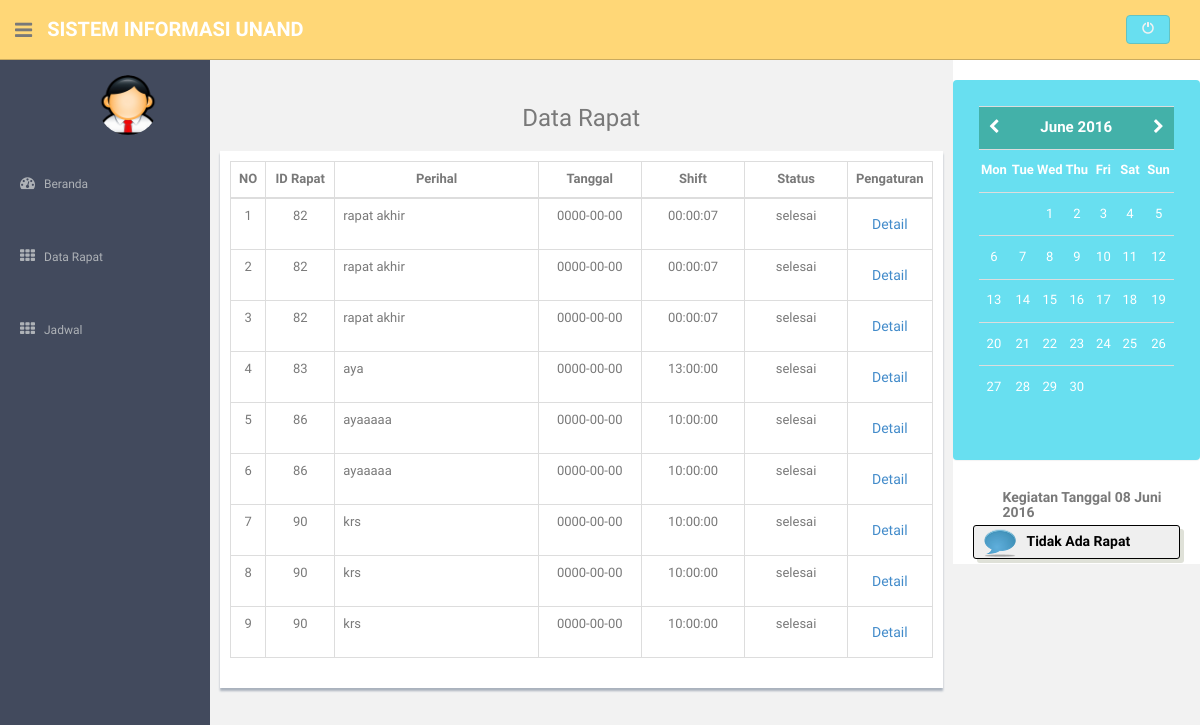
Page /index.php/dosen/datarapat on the committed database.
### tables this page shows
CREATE TABLE IF NOT EXISTS `datarapat` (
`id_datarapat` int(11) NOT NULL,
  `id_rapat` int(11) NOT NULL,
  `id_user` int(11) NOT NULL
);

CREATE TABLE IF NOT EXISTS `rapat` (
`id_rapat` int(11) NOT NULL,
  `perihal` text NOT NULL,
  `status` varchar(10) NOT NULL,
  `tanggal` date NOT NULL,
  `hari` varchar(10) NOT NULL,
  `shift` time NOT NULL,
  `keterangan` text NOT NULL,
  `hasil` text NOT NULL,
  `undangan` text NOT NULL
);

### application/controllers/dosen.php (called while the page is built, shortened)
<?php
class Dosen extends CI_Controller
{
	public function __construct()
	{
		$this->load->model('masuk');
		$this->load->helper('form');
		$this->load->library('form_validation');
		$this->load->model('datarapat');
		$this->load->model('pengaturan');
		$this->load->model('jadwalkosong');
		$this->load->model('evencal_model', 'evencal');
		$this->load->library('calendar', $this->_setting());
	}
	public function datarapat()
	{
		$user = $this->session->userdata('nip');
		$year = null; $month = null; $day = null;
		$year  = (empty($year) || !is_numeric($year))?  date('Y') :  $year;
		$month = (is_numeric($month) &&  $month > 0 && $month < 13)? $month : date('m');
		$day   = (is_numeric($day) &&  $day > 0 && $day < 31)?  $day : date('d');
		$date      = $this->evencal->getDateEvent($year, $month, $user);
		$cur_event = $this->evencal->getEvent($year, $month, $day, $user);
		$data      = array(
						'notes' => $this->calendar->generate($year, $month, $date),
						'year'  => $year,
						'mon'   => $month,
						'month' => $this->_month($month),
						'day'   => $day,
						'events'=> $cur_event
					);
		$data['tabel'] = $this->datarapat->rapatdosen($user);
		if ($data)
		{
			$this->load->view('dosen/datarapat',$data);
		}
		else
		{
			$this->load->view('dosen/datarapat',$data);
		}
	}
	function _month($month){
		$month = (int) $month;
		switch($month){
			case 6 : $month = 'Juni'; Break;
		}
		return $month;
	}
	function _setting(){
		return array(
			'start_day' 		=> 'monday',
			'show_next_prev' 	=> true,
			'next_prev_url' 	=> site_url('dosen/index'),
			'month_type'   		=> 'long',
            'day_type'     		=> 'short',
			'template' 			=> '{table_open}<table class="date">{/table_open}
								   {heading_row_start}&nbsp;{/heading_row_start}
								   {heading_previous_cell}<caption><a href="{previous_url}" class="prev_date" title="Previous Month">&lt;&lt;Prev</a>{/heading_previous_cell}
								   {heading_title_cell}{heading}{/heading_title_cell}
								   {heading_next_cell}<a href="{next_url}" class="next_date"  title="Next Month">Next&gt;&gt;</a></caption>{/heading_next_cell}
								   {heading_row_end}<col class="weekday" span="5"><col class="weekend_sat"><col class="weekend_sun">{/heading_row_end}
								   {week_row_start}<thead><tr>{/week_row_start}
								   {week_day_cell}<th>{week_day}</th>{/week_day_cell}
								   {week_row_end}</tr></thead><tbody>{/week_row_end}
								   {cal_row_start}<tr>{/cal_row_start}
								   {cal_cell_start}<td>{/cal_cell_start}
								   {cal_cell_content}<div class="date_event detail" val="{day}"><span class="date">{day}</span><span class="event d{day}">{content}</span></div>{/cal_cell_content}
								   {cal_cell_content_today}<div class="active_date_event detail" val="{day}"><span class="date">{day}</span><span class="event d{day}">{content}</span></div>{/cal_cell_content_today}
								   {cal_cell_no_content}<div class="no_event detail" val="{day}"><span class="date">{day}</span><span class="event d{day}">&nbsp;</span></div>{/cal_cell_no_content}
								   {cal_cell_no_content_today}<div class="active_no_event detail" val="{day}"><span class="date">{day}</span><span class="event d{day}">&nbsp;</span></div>{/cal_cell_no_content_today}
								   {cal_cell_blank}&nbsp;{/cal_cell_blank}
								   {cal_cell_end}</td>{/cal_cell_end}
								   {cal_row_end}</tr>{/cal_row_end}
								   {table_close}</tbody></table>{/table_close}');
	}
}
?>

### index.php (called while the page is built, shortened)
<?php
require_once BASEPATH.'core/CodeIgniter.php';

### application/models/datarapat.php (called while the page is built, shortened)
<?php
class Datarapat extends CI_Model
{
	public function rapatdosen($nip)
	{
		$this->db->select('*');
		$this->db->from('datarapat');
		$this->db->join('rapat','rapat.id_rapat=datarapat.id_rapat','left');
		$this->db->like("id_user",$nip);
		return $this->db->get()->result_object();
	}
}
 ?>

### application/models/evencal_model.php (called while the page is built, shortened)
<?php if ( ! defined('BASEPATH')) exit('No direct script access allowed');
class Evencal_model extends CI_Model {
	function getDateEvent($year, $month, $user){
		$this->db->select('tanggal');
		$this->db->from('rapat');
		$this->db->join('datarapat','datarapat.id_rapat=rapat.id_rapat','left');
		$this->db->like("id_user",$user);
		$query = $this->db->get();
		if($query->num_rows() > 0){
			$data = array();
			return $data;
		}else{
			return false;
		}
	}
	function getEvent($year, $month, $day, $user){
		$day   = ($day < 10 && strlen($day) == 1)? "0$day" : $day;
		$year  = ($month < 10 && strlen($month) == 1) ? "$year-0$month-$day" : "$year-$month-$day";
		$tanggal = array('tanggal' => $year);
		$this->db->select('shift as time, perihal as event');
		$this->db->from('rapat');
		$this->db->join('datarapat','datarapat.id_rapat=rapat.id_rapat');
		$this->db->where("id_user",$user);
		$this->db->where($tanggal);
		$query = $this->db->get();
		if($query->num_rows() > 0){
			return $query->result_array();
		}else{
			return null;
		}
	}
}

### application/views/dosen/datarapat.php (the view, shortened to what this page needs)
<?php $this->load->view('master/headerdosen'); ?>
      <aside>
          <div id="sidebar"  class="nav-collapse ">
            <?php $this->load->view('master/navdosen'); ?>
          </div>
      </aside>
      <section id="main-content">
          <section class="wrapper">
              <div class="row">
                  <div class="col-lg-9">
                      <div class="row mt">
                        <div><h3><center>Data Rapat</center></h3></div>
                      </div>
                      <div class="row">
                        <div class="form-panel">
                            <table class="table table-bordered">
                          <thead>
                            <tr align="center">
                              <td width="3%"><b>NO</td>
                              <td width="10%"><b>ID Rapat</td>
                              <td width="30%"><b>Perihal</td>
                              <td width="15%"><b>Tanggal</td>
                              <td width="15%"><b>Shift</td>
                              <td width="15%"><b>Status</td>
                              <td><b>Pengaturan</td>
                            </tr>
                          </thead>
                          <tbody>
                          <?php if(empty($table)):?>
                            <?php
                              $no = 1;
                              foreach($tabel as $v):
                            ?>
                            <tr>
                              <td align="center"><?php echo $no; ?></td>
                              <td align="center"><?php echo $v->id_rapat; ?></td>
                              <td><?php echo $v->perihal; ?></td>
                              <td align="center"><?php echo $v->tanggal; ?></td>
                              <td align="center"><?php echo $v->shift; ?></td>
                              <td align="center"><?php echo $v->status; ?></td>
                              <td align="center"><a href="detilrapat/<?php echo $v->id_rapat; ?>" class="btn btn-mini">Detail</a></td>
                            </tr>
                            <?php
                                $no++;
                                endforeach;
                            ?>
                          <?php endif;?>
                          </tbody>
                          </table>
                        </div>
                      </div>
                  </div>
                  <div class="col-lg-3 ds">
                    <div class="row">
                        <?php $this->load->view('master/kalender'); ?>
                    </div>
                    <div class="row">
                         <div class="event_detail">
                              <h4 class="s_date">Kegiatan Tanggal <?php echo "$day $month $year";?></h4>
                              <div class="detail_event">
                                <?php
                                  if(isset($events)){
                                    $i = 1;
                                    foreach($events as $e){
                                     if($i % 2 == 0){
                                        echo '<div class="info1"><h4>'.$e['time'].'</h4><p>'.$e['event'].'</p></div>';
                                      }else{
                                        echo '<div class="info2"><h4>'.$e['time'].'</h4><p>'.$e['event'].'</p></div>';
                                      }
                                      $i++;
                                    }
                                  }else{
                                    echo '<div class="message"><h4>Tidak Ada Rapat</h4></div>';
                                  }
                                ?>
                              </div>
                            </div>
                       </div>
                  </div>
              </div><! --/row -->
          </section>
      </section>
<?php $this->load->view('master/footer'); ?>

### application/views/master/headerdosen.php (shortened to what this page needs)
<!DOCTYPE html>
<html lang="en">
  <head>
    <link href="<?php echo base_url('assets/css/bootstrap.css'); ?>" rel="stylesheet">
    <link href="<?php echo base_url('assets/font-awesome/css/font-awesome.css'); ?>" rel="stylesheet" />
    <link href="<?php echo base_url('assets/css/zabuto_calendar.css'); ?>" rel="stylesheet" />
    <link href="<?php echo base_url('assets/js/fullcalendar/bootstrap-fullcalendar.css'); ?>" rel="stylesheet" />
    <link rel="stylesheet" type="text/css" href="<?php echo base_url('assets/js/gritter/css/jquery.gritter.css'); ?>" />
    <link rel="stylesheet" type="text/css" href="<?php echo base_url('assets/lineicons/style.css'); ?>" />
    <link href="<?php echo base_url('assets/css/style.css'); ?>" rel="stylesheet">
    <link href="<?php echo base_url('assets/css/style-responsive.css'); ?>" rel="stylesheet">
    <link href="<?php echo base_url('assets/js/chart-master/Chart.js'); ?>" rel="stylesheet">
    <link rel="stylesheet" type="text/css" href="<?php echo base_url('assets/evencal/css/style.css')?>"/>
  <link rel="stylesheet" type="text/css" href="<?php echo base_url('assets/evencal/css/colorbox.css');?>"/>
    </head>
  <body>
  <section id="container" >
      <header class="header black-bg">
              <div class="sidebar-toggle-box">
                  <div class="fa fa-bars tooltips" data-placement="right" data-original-title="Toggle Navigation"></div>
              </div>
            <a href="<?php echo base_url('dosen') ?>" class="logo"><b>Sistem Informasi UNAND</b></a>
            <div class="top-menu">
              <ul class="nav pull-right top-menu">
                    <li><a class="logout" href="<?php echo base_url('logout') ?>"><i class="glyphicon glyphicon-off"></i></a></li>
              </ul>
            </div>
        </header>

### application/views/master/navdosen.php (shortened to what this page needs)
<ul class="sidebar-menu" id="nav-accordion">
                  <p class="centered"><a href="<?php echo base_url('dosen/profil') ?>"><img src="<?php echo base_url('assets/img/kajur.ico') ?>" class="img-circle" width="60"></a></p>
                  <li class="mt">
                      <a href="<?php echo base_url('dosen') ?>">
                          <i class="fa fa-dashboard"></i>
                          <span>Beranda</span>
                      </a>
                  </li>
                  <li class="mt">
                      <a href="<?php echo base_url('dosen/datarapat') ?>">
                          <i class="fa fa-th"></i>
                          <span>Data Rapat</span>
                      </a>
                  </li>
                  <li class="mt">
                      <a href="<?php echo base_url('dosen/jadwal') ?>">
                          <i class="fa fa-th"></i>
                          <span>Jadwal</span>
                      </a>
                  </li>
              </ul>

### application/views/master/kalender.php (shortened to what this page needs)
<div id="calendar" class="mb">
                            <div class="panel green-panel no-margin">
                                <div class="panel-body">
                                    <div id="my-calendar"></div>
                                </div>
                            </div>
                        </div>

### application/views/master/footer.php (shortened to what this page needs)
  </section>
  </body>
</html>

### assets/css/style.css (style rules this page uses)
body { color: #797979; background: #f2f2f2; font-family: 'Ruda', sans-serif; padding: 0px !important; margin: 0px !important; font-size:13px; }
ul li { list-style: none; }
a, a:hover, a:focus { text-decoration: none; outline: none; }
#container { width: 100%; height: 100%; }
.centered { text-align: center; }
.mt { margin-top: 25px; }
.mb { margin-bottom: 25px; }
.no-margin { margin: 0 !important; }
ul.top-menu > li > .logout { color: #f2f2f2; font-size: 12px; border-radius: 4px; -webkit-border-radius: 4px; border: 1px solid #64c3c2 !important; padding: 5px 15px; margin-right: 15px; background: #68dff0; margin-top: 15px; }
#sidebar { width: 210px; height: 100%; position: fixed; background: #424a5d; }
#sidebar ul li { position: relative; }
ul.sidebar-menu , ul.sidebar-menu li ul.sub { margin: -2px 0 0; padding: 0; }
ul.sidebar-menu { margin-top: 75px; }
ul.sidebar-menu li { margin-bottom: 5px; margin-left:10px; margin-right:10px; }
ul.sidebar-menu li a span { display: inline-block; }
ul.sidebar-menu li a { color: #aeb2b7; text-decoration: none; display: block; padding: 15px 0 15px 10px; font-size: 12px; outline: none; -webkit-transition: all 0.3s ease; -moz-transition: all 0.3s ease; -o-transition: all 0.3s ease; -ms-transition: all 0.3s ease; transition: all 0.3s ease; }
ul.sidebar-menu li a i { font-size: 15px; padding-right: 6px; }
#main-content { margin-left: 210px; }
.header, .footer { min-height: 60px; padding: 0 15px; }
.header { position: fixed; left: 0; right: 0; z-index: 1002; }
.black-bg { background: #ffd777; border-bottom: 1px solid #c9aa5f; }
.wrapper { display: inline-block; margin-top: 60px; padding-left: 15px; padding-right: 15px; padding-bottom: 15px; padding-top: 0px; width: 100%; }
a.logo { font-size: 20px; color: #ffffff; float: left; margin-top: 15px; text-transform: uppercase; }
a.logo b { font-weight: 900; }
#top_menu .nav > li, ul.top-menu > li { float: left; }
ul.top-menu > li > a { color: #666666; font-size: 16px; border-radius: 4px; -webkit-border-radius: 4px; border:1px solid #666666 !important; padding: 2px 6px; margin-right: 15px; }
.sidebar-toggle-box { float: left; padding-right: 15px; margin-top: 20px; }
.sidebar-toggle-box .fa-bars { cursor: pointer; display: inline-block; font-size: 20px; }
.ds { background: #ffffff; padding-top: 20px; }
.ds h4 { font-size: 14px; font-weight: 700; }
.green-panel { text-align: center; background: #68dff0; }
#calendar { color: white; padding: 0px !important; }
.form-panel { background: #ffffff; margin: 10px; padding: 10px; box-shadow: 0px 3px 2px #aab2bd; text-align: left; }

### assets/evencal/css/style.css (style rules this page uses)
a { text-decoration:none; }
.info1,.info2,.message { margin:5px 20px 5px 20px; padding:3px;-webkit-border-radius: 3px;-moz-border-radius: 3px;border-radius: 3px;-moz-box-shadow: 4px 4px #dfe1d8;-webkit-box-shadow: 4px 4px #dfe1d8;box-shadow: 4px 4px #dfe1d8; }
h4 { margin:5px 5px 5px 50px;padding:0; font-size:16px; }
p { font-size:12px; color:#000; margin:5px 5px 5px 50px; }
.message { border:1px solid #000;color:#000;background:#efefef url('images/message.png') no-repeat; background-position:10px center; }

### rows in the picture
datarapat: id_rapat.id_rapat "82", id_rapat.perihal "rapat akhir", id_rapat.tanggal "0000-00-00", id_rapat.shift "00:00:07", id_rapat.status "selesai"
datarapat: id_rapat.id_rapat "82", id_rapat.perihal "rapat akhir", id_rapat.tanggal "0000-00-00", id_rapat.shift "00:00:07", id_rapat.status "selesai"
datarapat: id_rapat.id_rapat "82", id_rapat.perihal "rapat akhir", id_rapat.tanggal "0000-00-00", id_rapat.shift "00:00:07", id_rapat.status "selesai"
datarapat: id_rapat.id_rapat "83", id_rapat.perihal "aya", id_rapat.tanggal "0000-00-00", id_rapat.shift "13:00:00", id_rapat.status "selesai"
datarapat: id_rapat.id_rapat "86", id_rapat.perihal "ayaaaaa", id_rapat.tanggal "0000-00-00", id_rapat.shift "10:00:00", id_rapat.status "selesai"
datarapat: id_rapat.id_rapat "86", id_rapat.perihal "ayaaaaa", id_rapat.tanggal "0000-00-00", id_rapat.shift "10:00:00", id_rapat.status "selesai"
datarapat: id_rapat.id_rapat "90", id_rapat.perihal "krs", id_rapat.tanggal "0000-00-00", id_rapat.shift "10:00:00", id_rapat.status "selesai"
datarapat: id_rapat.id_rapat "90", id_rapat.perihal "krs", id_rapat.tanggal "0000-00-00", id_rapat.shift "10:00:00", id_rapat.status "selesai"
datarapat: id_rapat.id_rapat "90", id_rapat.perihal "krs", id_rapat.tanggal "0000-00-00", id_rapat.shift "10:00:00", id_rapat.status "selesai"

### other values in the picture
$day "08"
$month "Juni"
$year "2016"
